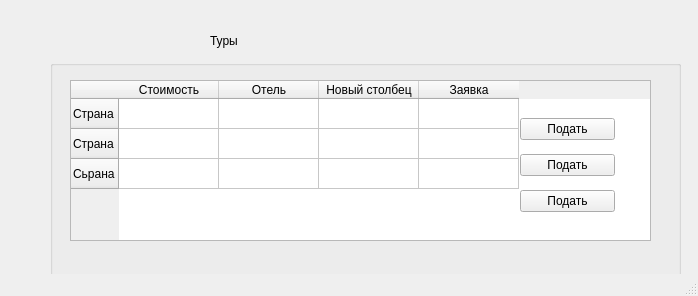
<?xml version="1.0" encoding="UTF-8"?>
<ui version="4.0">
 <class>MainWindow9</class>
 <widget class="QMainWindow" name="MainWindow9">
  <property name="geometry">
   <rect>
    <x>0</x>
    <y>0</y>
    <width>698</width>
    <height>296</height>
   </rect>
  </property>
  <property name="windowTitle">
   <string>MainWindow</string>
  </property>
  <widget class="QWidget" name="centralwidget">
   <widget class="QLabel" name="label">
    <property name="geometry">
     <rect>
      <x>210</x>
      <y>20</y>
      <width>121</width>
      <height>41</height>
     </rect>
    </property>
    <property name="styleSheet">
     <string notr="true">font: 75 8pt &quot;MS Shell Dlg 2&quot;;
font: 14pt &quot;MS Shell Dlg 2&quot;;</string>
    </property>
    <property name="text">
     <string>Туры</string>
    </property>
   </widget>
   <widget class="QGroupBox" name="groupBox">
    <property name="geometry">
     <rect>
      <x>50</x>
      <y>60</y>
      <width>631</width>
      <height>221</height>
     </rect>
    </property>
    <property name="title">
     <string/>
    </property>
    <widget class="QTableWidget" name="tableWidget">
     <property name="geometry">
      <rect>
       <x>20</x>
       <y>20</y>
       <width>581</width>
       <height>161</height>
      </rect>
     </property>
     <row>
      <property name="text">
       <string>Страна</string>
      </property>
     </row>
     <row>
      <property name="text">
       <string>Страна</string>
      </property>
     </row>
     <row>
      <property name="text">
       <string>Сьрана</string>
      </property>
     </row>
     <column>
      <property name="text">
       <string>Стоимость</string>
      </property>
     </column>
     <column>
      <property name="text">
       <string>Отель</string>
      </property>
     </column>
     <column>
      <property name="text">
       <string>Новый столбец</string>
      </property>
     </column>
     <column>
      <property name="text">
       <string>Заявка</string>
      </property>
     </column>
    </widget>
    <widget class="QWidget" name="">
     <property name="geometry">
      <rect>
       <x>470</x>
       <y>50</y>
       <width>95</width>
       <height>111</height>
      </rect>
     </property>
     <layout class="QVBoxLayout" name="verticalLayout">
      <item>
       <widget class="QPushButton" name="pushButton">
        <property name="text">
         <string>Подать</string>
        </property>
       </widget>
      </item>
      <item>
       <widget class="QPushButton" name="pushButton_3">
        <property name="text">
         <string>Подать</string>
        </property>
       </widget>
      </item>
      <item>
       <widget class="QPushButton" name="pushButton_2">
        <property name="text">
         <string>Подать</string>
        </property>
       </widget>
      </item>
     </layout>
    </widget>
   </widget>
  </widget>
  <widget class="QMenuBar" name="menubar">
   <property name="geometry">
    <rect>
     <x>0</x>
     <y>0</y>
     <width>698</width>
     <height>26</height>
    </rect>
   </property>
  </widget>
  <widget class="QStatusBar" name="statusbar"/>
 </widget>
 <resources/>
 <connections/>
</ui>
